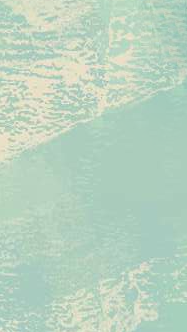
#> input picture images/sky.png, 187 x 332 px
$ python gen_assets.py
#> lines starting #> are read from the running program, lines starting #| are printed output that depends on the picture
#!/usr/bin/env python3
"""
Generate embedded assets for the ESP32 weather display:
  - Proportional bitmap fonts (DejaVu Sans Bold) rendered via PIL
  - Weather icons drawn programmatically (two color planes), downsampled

Outputs C header files into main/generated/.
"""
import os
import sys
from PIL import Image, ImageDraw, ImageFont

FONT_PATH = "/usr/share/fonts/truetype/dejavu/DejaVuSans-Bold.ttf"
OUT_DIR = os.path.join(os.path.dirname(__file__), "..", "main", "generated")

SMALL_CAP_TARGET = 11   # px cap height for small text
BIG_CAP_TARGET = 34     # px cap height for big temperature digits

SUPERSAMPLE = 8


def find_font_size(cap_target, sample="H"):
    """Return truetype pixel size whose cap height is ~ cap_target."""
    lo, hi = 4, 200
    size = 12
    for _ in range(40):
        size = (lo + hi) // 2
        f = ImageFont.truetype(FONT_PATH, size)
        bbox = f.getbbox(sample)
        cap = bbox[3] - bbox[1]
        if cap < cap_target:
            lo = size + 1
        else:
            hi = size - 1
        if abs(cap - cap_target) <= 1:
            break
    return size


def render_glyphs(size):
    """Render all needed codepoints, return dict cp -> glyph dict."""
    font = ImageFont.truetype(FONT_PATH, size)
    ascent, descent = font.getmetrics()
    canvas_h = ascent + descent

    glyphs = {}
    cps = list(range(32, 127)) + [0x00B0]  # printable ASCII + degree sign
    for cp in cps:
        ch = chr(cp)
        bbox = font.getbbox(ch)
        x0, y0, x1, y1 = bbox
        w = max(x1 - x0, 1)
        advance = int(font.getlength(ch)) + 1
        img = Image.new("L", (w, canvas_h), 0)
        d = ImageDraw.Draw(img)
        d.text((-x0, 0), ch, font=font, fill=255)

        # pack 1bpp, LSB first, row-aligned to bytes
        rowbytes = (w + 7) // 8
        data = bytearray(rowbytes * canvas_h)
        px = img.load()
        for yy in range(canvas_h):
            for xx in range(w):
                if px[xx, yy] > 127:
                    data[yy * rowbytes + (xx >> 3)] |= 1 << (xx & 7)
        glyphs[cp] = {
            "cp": cp, "w": w, "h": canvas_h,
            "advance": advance, "rowbytes": rowbytes, "data": bytes(data),
        }
    return glyphs


def emit_font_header(path, name, glyphs, guard):
    lines = [
        "/* generated by tools/gen_assets.py -- do not edit */",
        "#ifndef %s" % guard,
        "#define %s" % guard,
        "#include <stdint.h>",
        "#include \"font_types.h\"",
        "",
    ]
    # data blobs
    lines.append(f"static const uint8_t {name}_blob[] = {{")
    for cp in sorted(glyphs):
        g = glyphs[cp]
        lines.append("    /* U+%04X '%s' */" % (cp, chr(cp) if cp < 127 else "deg"))
        row = []
        for i, b in enumerate(g["data"]):
            row.append("0x%02X" % b)
            if len(row) == 12:
                lines.append("    " + ", ".join(row) + ",")
                row = []
        if row:
            lines.append("    " + ", ".join(row) + ",")
    lines.append("};")
    lines.append("")
    lines.append(f"static const glyph_t {name}[] = {{")
    off = 0
    for cp in sorted(glyphs):
        g = glyphs[cp]
        lines.append(
            "    {0x%04X, %d, %d, %d, %d, &%s_blob[%d]}," % (
                cp, g["w"], g["h"], g["advance"], g["rowbytes"], name, off))
        off += len(g["data"])
    lines.append("};")
    lines.append(f"#define {name.upper()}_COUNT {len(glyphs)}")
    lines.append("")
    lines.append("#endif")
    with open(path, "w") as f:
        f.write("\n".join(lines) + "\n")
    print("wrote", path, f"({len(glyphs)} glyphs, {off} bytes of data)")


# ---------------------------------------------------------------- icons ---

S = 32  # icon grid size
SC = S * SUPERSAMPLE
ICON_SIZE = S
ICON_ROWS = (S + 7) // 8


def canvas():
    img = Image.new("L", (SC, SC), 0)
    d = ImageDraw.Draw(img)
    return img, d


def downscale(img):
    img = img.resize((S, S), Image.BOX)
    out = bytearray(S * ((S + 7) // 8))
    px = img.load()
    for yy in range(S):
        for xx in range(S):
            if px[xx, yy] > 30:
                out[yy * ((S + 7) // 8) + (xx >> 3)] |= 1 << (xx & 7)
    return bytes(out)


def ellipse(d, cx, cy, rx, ry, fill=255):
    x0 = (cx - rx) * SUPERSAMPLE
    y0 = (cy - ry) * SUPERSAMPLE
    x1 = (cx + rx) * SUPERSAMPLE
    y1 = (cy + ry) * SUPERSAMPLE
    d.ellipse([x0, y0, x1, y1], fill=fill)


def rect(d, x0, y0, x1, y1, fill=255):
    d.rectangle([x0 * SUPERSAMPLE, y0 * SUPERSAMPLE,
                 x1 * SUPERSAMPLE, y1 * SUPERSAMPLE], fill=fill)


def line(d, p0, p1, w=2, fill=255):
    d.line([p0[0] * SUPERSAMPLE, p0[1] * SUPERSAMPLE,
            p1[0] * SUPERSAMPLE, p1[1] * SUPERSAMPLE],
           fill=fill, width=int(w * SUPERSAMPLE))


def draw_cloud(d, cx=16, cy=18, r=8, fill=255):
    """cloud made of overlapping circles + base rect"""
    ellipse(d, cx, cy, r * 0.95, r * 0.72, fill)
    ellipse(d, cx - r * 0.8, cy + r * 0.25, r * 0.62, r * 0.5, fill)
    ellipse(d, cx + r * 0.8, cy + r * 0.25, r * 0.62, r * 0.5, fill)
    ellipse(d, cx - r * 0.35, cy - r * 0.55, r * 0.52, r * 0.5, fill)
    rect(d, cx - r * 0.9, cy + r * 0.15, cx + r * 0.9, cy + r * 0.75, fill)


def draw_sun(d, cx=16, cy=16, r=6, rays=True, fill=255):
    ellipse(d, cx, cy, r, r, fill)
    if rays:
        for k in range(8):
            a = k * 45
            import math
            a = math.radians(a)
            p0 = (cx + (r + 1.5) * math.cos(a), cy + (r + 1.5) * math.sin(a))
            p1 = (cx + (r + 4.5) * math.cos(a), cy + (r + 4.5) * math.sin(a))
            line(d, p0, p1, w=1.6, fill=fill)


def icon_sun():
    m, d = canvas()
    draw_sun(d)
    return downscale(m), bytes(len(downscale(m)))


def icon_partly():
    m, d = canvas()
    detail, dd = canvas()
    draw_sun(dd, cx=11, cy=11, r=4, rays=True)
    draw_cloud(d, cx=19, cy=18, r=8)
    return downscale(m), downscale(detail)


def icon_cloud():
    m, d = canvas()
    draw_cloud(d)
    return downscale(m), bytes(len(downscale(m)))


def icon_rain():
    m, d = canvas()
    detail, dd = canvas()
    draw_cloud(d)
    for x in (10, 14, 18, 22):
        line(dd, (x, 27), (x + 2, 31), w=1.4)
    return downscale(m), downscale(detail)


def icon_snow():
    m, d = canvas()
    detail, dd = canvas()
    draw_cloud(d)
    for x, y in ((11, 27), (17, 29), (23, 27)):
        line(dd, (x - 2, y), (x + 2, y), w=1.3)
        line(dd, (x, y - 2), (x, y + 2), w=1.3)
        line(dd, (x - 1.4, y - 1.4), (x + 1.4, y + 1.4), w=1.3)
        line(dd, (x - 1.4, y + 1.4), (x + 1.4, y - 1.4), w=1.3)
    return downscale(m), downscale(detail)


def icon_thunder():
    m, d = canvas()
    detail, dd = canvas()
    draw_cloud(d)
    bolt = [(18, 24), (12, 30), (15, 30), (12, 34), (20, 27), (17, 27)]
    dd.polygon([(x * SUPERSAMPLE, y * SUPERSAMPLE) for x, y in bolt], fill=255)
    return downscale(m), downscale(detail)


def icon_fog():
    m, d = canvas()
    detail, dd = canvas()
    draw_sun(dd, cx=9, cy=9, r=3.2, rays=True)
    for y in (16, 21, 26):
        rect(d, 5, y - 1, 27, y + 1)
    return downscale(m), downscale(detail)


ICONS = {
    "sun": icon_sun,
    "partly": icon_partly,
    "cloud": icon_cloud,
    "rain": icon_rain,
    "snow": icon_snow,
    "thunder": icon_thunder,
    "fog": icon_fog,
}


def emit_icons(path):
    rows = ICON_ROWS  # 4
    lines = [
        "/* generated by tools/gen_assets.py -- do not edit */",
        "#ifndef _GEN_ICONS_H_",
        "#define _GEN_ICONS_H_",
        "#include <stdint.h>",
        "#include <stddef.h>",
        "",
        "#define ICON_SIZE 32",
        "#define ICON_ROWS 4",
        "",
        "typedef struct {",
        "    const uint8_t *main;",
        "    const uint8_t *detail;",
        "} weather_icon_t;",
        "",
    ]
    for name, fn in ICONS.items():
        main_bits, detail_bits = fn()
        # render a preview PNG for visual check
        preview = Image.new("RGB", (S * 8, S * 8), (20, 24, 34))
        pp = preview.load()
        for yy in range(S):
            for xx in range(S):
                mi = main_bits[yy * ICON_ROWS + (xx >> 3)] & (1 << (xx & 7))
                de = detail_bits[yy * ICON_ROWS + (xx >> 3)] & (1 << (xx & 7))
                color = (210, 220, 235) if de else (240, 200, 60)
                if mi:
                    color = (176, 190, 197)
                for sy in range(8):
                    for sx in range(8):
                        pp[xx * 8 + sx, yy * 8 + sy] = color
        preview.save(os.path.join("/tmp", f"icon_{name}.png"))
        lines.append(f"static const uint8_t icon_{name}_main[{ICON_SIZE * ICON_ROWS}] = {{")
        for i in range(0, len(main_bits), 16):
            lines.append("    " + ", ".join("0x%02X" % b for b in main_bits[i:i + 16]) + ",")
        lines.append("};")
        if any(detail_bits):
            lines.append(f"static const uint8_t icon_{name}_detail[{ICON_SIZE * ICON_ROWS}] = {{")
            for i in range(0, len(detail_bits), 16):
                lines.append("    " + ", ".join("0x%02X" % b for b in detail_bits[i:i + 16]) + ",")
            lines.append("};")
            lines.append(f"static const weather_icon_t icon_{name} = {{icon_{name}_main, icon_{name}_detail}};")
        else:
            lines.append(f"static const weather_icon_t icon_{name} = {{icon_{name}_main, NULL}};")
        lines.append("")
        # ascii preview
        print(f"--- icon {name} ---")
        for yy in range(S):
            row = ""
            for xx in range(S):
                mi = main_bits[yy * ICON_ROWS + (xx >> 3)] & (1 << (xx & 7))
                de = detail_bits[yy * ICON_ROWS + (xx >> 3)] & (1 << (xx & 7))
                if mi:
                    row += "#"
                elif de:
                    row += "o"
                else:
                    row += "."
            print(row)
    lines.append("#endif")
    with open(path, "w") as f:
        f.write("\n".join(lines) + "\n")
    print("wrote", path)


def emit_sky(path):
    img_path = os.path.join(os.path.dirname(os.path.dirname(__file__)), "images", "sky.png")
    img = Image.open(img_path).convert("RGB").resize((172, 320))
    px = img.load()
    out = []
    for y in range(320):
        for x in range(172):
            r, g, b = px[x, y]
            v = ((r & 0xF8) << 8) | ((g & 0xFC) << 3) | ((b & 0xF8) >> 3)
            out.append(v)
    lines = [
        "/* generated by tools/gen_assets.py -- do not edit */",
        "#ifndef _GEN_SKY_H_",
        "#define _GEN_SKY_H_",
        "#include <stdint.h>",
        "",
        "#define SKY_W 172",
        "#define SKY_H 320",
        "",
        "static const uint16_t sky_bg[SKY_W * SKY_H] = {",
    ]
    for i in range(0, len(out), 16):
        lines.append("    " + ", ".join("0x%04X" % v for v in out[i:i + 16]) + ",")
    lines.append("};")
    lines.append("")
    lines.append("#endif")
    with open(path, "w") as f:
        f.write("\n".join(lines) + "\n")
    print("wrote", path, f"({len(out)} pixels)")


def main():
    os.makedirs(OUT_DIR, exist_ok=True)

    small_size = find_font_size(SMALL_CAP_TARGET)
    big_size = find_font_size(BIG_CAP_TARGET)
    print(f"small font size={small_size}px, big font size={big_size}px")

    emit_font_header(os.path.join(OUT_DIR, "font_small.h"), "font_small",
                     render_glyphs(small_size), "GEN_FONT_SMALL_H")
    emit_font_header(os.path.join(OUT_DIR, "font_big.h"), "font_big",
                     render_glyphs(big_size), "GEN_FONT_BIG_H")
#> call 2 of render_glyphs, with size = 45
#> after the loop in render_glyphs (call 2), `for cp in cps:`:
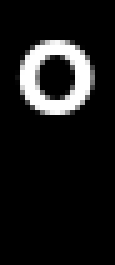
#> img: PIL image 23x53 L (shown 5 times larger); min 0, max 255, mean 24.9
#> after the loop in render_glyphs (call 2), `for cp in cps:`: glyphs = 96 items
#> the loop in emit_font_header (call 2), `for cp in sorted(glyphs):` made 96 passes
#> the loop in emit_font_header (call 2), `for cp in sorted(glyphs):` made 96 passes
#> off on passes 1 to 12: 106, 265, 424, 689, 901, 1219, 1484, 1590, 1749, 1908, 2067, 2332
#| wrote tools/../main/generated/font_big.h (96 glyphs, 20617 bytes of data)
    emit_icons(os.path.join(OUT_DIR, "icons.h"))
#> the loop in emit_icons, `for name, fn in ICONS.items():` made 7 passes
#> pass 1, in downscale, `img = img.resize((S, S), Image.BOX)`:
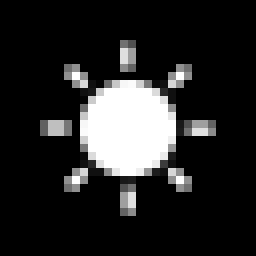
#> img: PIL image 32x32 L (shown 8 times larger); min 0, max 255, mean 38
#> pass 1, in emit_icons, `preview = Image.new("RGB", (S * 8, S * 8), (20, 24, 34))`:
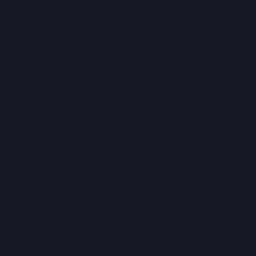
#> preview: PIL image 256x256 RGB; mean R, G, B 20, 24, 34
#> pass 1, in emit_icons, `preview.save(os.path.join("/tmp", f"icon_{name}.png"))`:
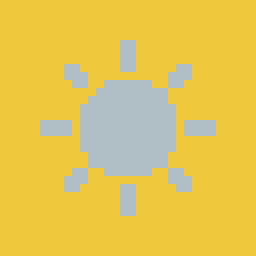
#> saved as icon_sun.png: PIL image 256x256 RGB; mean R, G, B 228.6, 198.2, 84.5
#> after the loop in emit_icons, `for name, fn in ICONS.items():`:
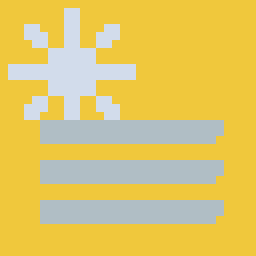
#> preview: PIL image 256x256 RGB; mean R, G, B 224.3, 200, 104.4
#> after the loop in emit_icons, `for name, fn in ICONS.items():`: lines = 148 items
    emit_sky(os.path.join(OUT_DIR, "sky.h"))
#> in emit_sky, `img = Image.open(img_path).convert("RGB").resize((172, 320))`:
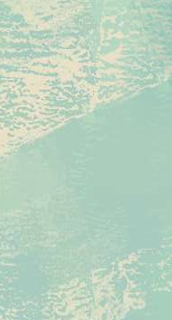
#> img: PIL image 172x320 RGB; mean R, G, B 184.5, 210.1, 191.5
#> after the loop in emit_sky, `for y in range(320):`: out = 55040 items
#> the loop in emit_sky, `for i in range(0, len(out), 16):` made 3440 passes
#> i on passes 2 to 4: 16, 32, 48
#> after the loop in emit_sky, `for i in range(0, len(out), 16):`: lines = 3449 items


if __name__ == "__main__":
    sys.exit(main())
#> (the program exits here)
